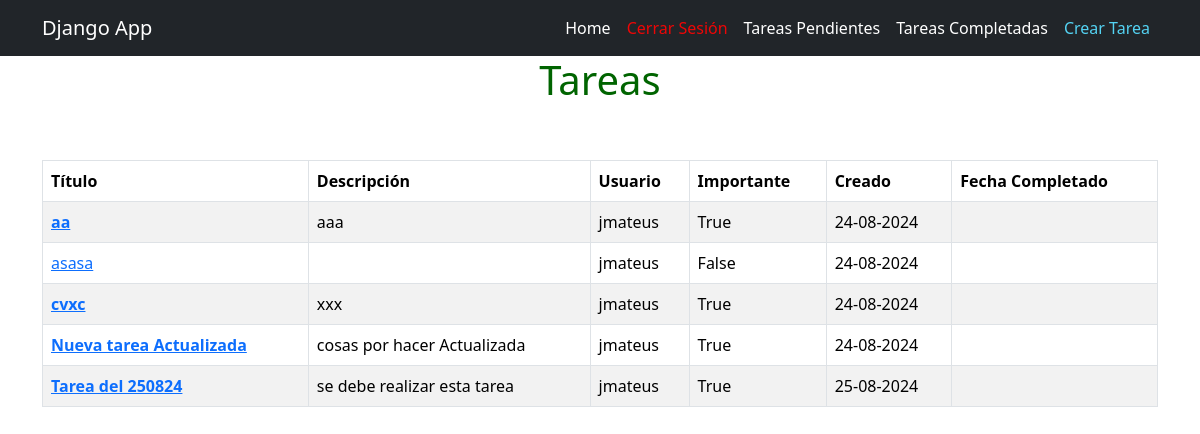
The app's page /tasks/ (signed in), older data.
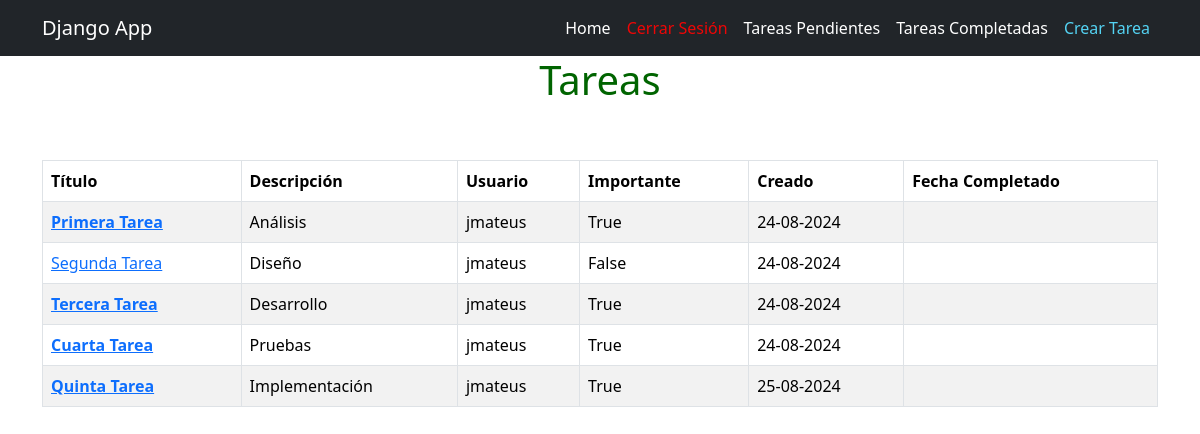
The same page, newer data.
### tasks/models.py (models this page shows, shortened)
class Task(models.Model):
    title = models.CharField(max_length=100)
    description = models.TextField(blank=True)
    created = models.DateTimeField(auto_now_add=True)
    datecompleted = models.DateTimeField(null=True, blank=True)
    important = models.BooleanField(default=False)
    user = models.ForeignKey(User, on_delete=models.CASCADE)

### tasks/views.py (the view)
# urls.py: path('tasks/', views.tasks, name = 'tasks'),
@login_required
def tasks(request):
    tasks = Task.objects.filter(user = request.user, datecompleted__isnull = True)
    return render (request, 'tasks.html',{
        'tasks': tasks
    })

### tasks/templates/tasks.html
{% extends 'base.html' %}
{% block content %}
<h1 class="text-center" style="color: darkgreen;">Tareas</h1>
    <main class="container">
        <div class ="row">
            <div class ="col-md-12 offset-md-0 mt-5">
                <table class="table table-striped table-bordered">
                    <thead>
                        <tr>
                            <th>Título</th>
                            <th>Descripción</th>
                            <th>Usuario</th>
                            <th>Importante</th>
                            <th>Creado</th>
                            <th>Fecha Completado</th>
                        </tr>
                    </thead>
                    <tbody>
                        {% for task in tasks %}
                        <tr>
                            <td>
                                <a href="{% url 'task_detail' task.id %}">
                                    {% if task.important %}
                                    <strong>{{task.title}}</strong>
                                    {% else %}
                                    {{task.title}}
                                    {% endif %}
                                </a>
                            </td>
                            <td>{{task.description}}</td>
                            <td>{{task.user.username}}</td>
                            <td>{{task.important}}</td>
                            <td>{{task.created|date:"d-m-Y"}}</td>
                            <td>{{task.datecompleted|date:"d-m-Y"}}</td>
                        </tr>
                        {% endfor %}
                    </tbody>
                </table>
            </div>
        </div>
    </main>
{% endblock %}

### tasks/templates/base.html (shortened to what this page needs)
<!DOCTYPE html>
<html lang="en">
<head>
    <link rel="stylesheet" href="https://cdn.jsdelivr.net/npm/bootstrap@5.3.3/dist/css/bootstrap.min.css">
</head>
<body>
    <nav class="navbar navbar-expand-lg bg-dark navbar-dark">
        <div class="container">
            <a class="navbar-brand" href="#" style="color: rgb(255, 255, 255);">Django App</a>
            <div class="collapse navbar-collapse" id="navbarNav">
                <ul class="navbar-nav ms-auto">
                    <li class="nav-item"><a class="nav-link active" aria-current="page" href="/" style="color: white;">Home</a></li>
                    {% if user.is_authenticated %}
                    <li class="nav-item"><a class="nav-link active" aria-current="page" href="/logout/" style="color: rgb(238, 6, 6);">Cerrar Sesión</a></li>
                    <li class="nav-item"><a class="nav-link active" aria-current="page" href={% url 'tasks' %} style="color: white;">Tareas Pendientes</a></li>
                    <li class="nav-item"><a class="nav-link active" aria-current="page" href={% url 'tasks_completed' %} style="color: white;">Tareas Completadas</a></li>
                    <li class="nav-item"><a class="nav-link active" aria-current="page" href="/tasks/create/" style="color: rgb(84, 211, 243);">Crear Tarea</a></li>
                    {% else %}
                    <li class="nav-item"><a class="nav-link active" aria-current="page" href="/signup/" style="color: white;">Registrar</a></li>
                    <li class="nav-item"><a class="nav-link active" aria-current="page" href="/signin/" style="color: white;">Ingresar</a></li>
                    {% endif %}
                </ul>
            </div>
        </div>
    </nav>
    {% block content %}
    {% endblock %}
</body>
</html>

Row changes from the older to the newer data that the page shows:
changed Task: title "aa" → "Primera Tarea"; description "aaa" → "Análisis"
changed Task "False": title "asasa" → "Segunda Tarea"; description (not shown) → "Diseño"
changed Task: title "cvxc" → "Tercera Tarea"; description "xxx" → "Desarrollo"
changed Task: title "Nueva tarea Actualizada" → "Cuarta Tarea"; description "cosas por hacer Actualizada" → "Pruebas"
changed Task: title "Tarea del 250824" → "Quinta Tarea"; description "se debe realizar esta tarea" → "Implementación"
